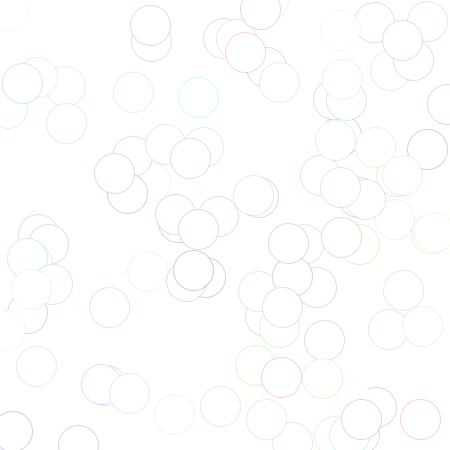
Frame 1 (no input)
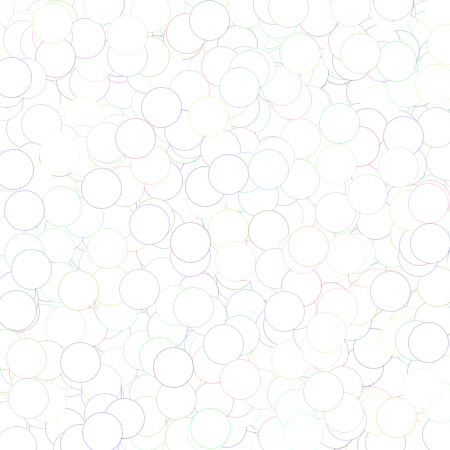
Frame 60 (the mouse pressed at the canvas centre just before this capture)
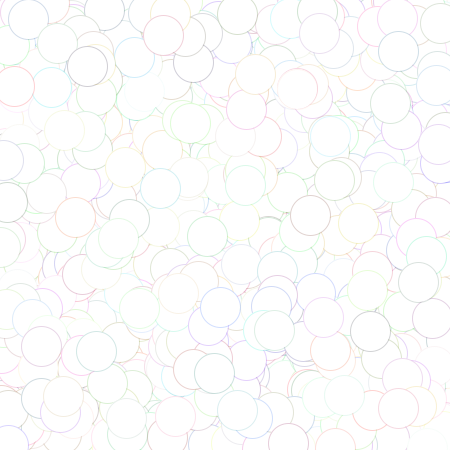
Frame 120 (the mouse held since frame 60 and released just before this capture)

The Processing sketch that drew these frames (run headless with seeded random() and noise(); from frame 60 on, the mouse is pressed at the canvas centre):

// Processing sketch: processing_37953
// ── processing_37953.pde

void setup(){
size(450,450);
background(255);
smooth();
}

void draw(){
  for(int i=0;i<100;i++){
    drawX(int(random(255)),int(random(255)),int(random(255)),int(random(width)),int(random(height)));
}
}

void drawX(int c1,int c2,int c3,int x,int y){
stroke(c1,c2,c3,50);
ellipse(x,y,40,40);
}

                
                
